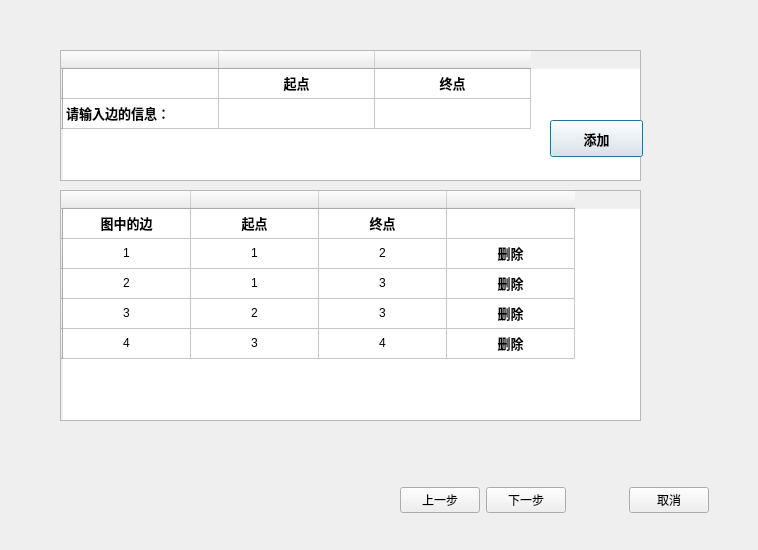
<?xml version="1.0" encoding="UTF-8"?>
<ui version="4.0">
 <class>Dialog5</class>
 <widget class="QDialog" name="Dialog5">
  <property name="geometry">
   <rect>
    <x>0</x>
    <y>0</y>
    <width>758</width>
    <height>550</height>
   </rect>
  </property>
  <property name="windowTitle">
   <string>导航窗口5</string>
  </property>
  <widget class="QTableWidget" name="tableWidget">
   <property name="geometry">
    <rect>
     <x>60</x>
     <y>50</y>
     <width>581</width>
     <height>131</height>
    </rect>
   </property>
   <property name="rowCount">
    <number>2</number>
   </property>
   <property name="columnCount">
    <number>3</number>
   </property>
   <attribute name="horizontalHeaderDefaultSectionSize">
    <number>156</number>
   </attribute>
   <row>
    <property name="text">
     <string/>
    </property>
   </row>
   <row>
    <property name="text">
     <string/>
    </property>
   </row>
   <column>
    <property name="text">
     <string/>
    </property>
   </column>
   <column>
    <property name="text">
     <string/>
    </property>
   </column>
   <column>
    <property name="text">
     <string/>
    </property>
   </column>
   <item row="0" column="1">
    <property name="text">
     <string>起点</string>
    </property>
    <property name="font">
     <font>
      <family>宋体</family>
      <pointsize>10</pointsize>
      <weight>75</weight>
      <bold>true</bold>
     </font>
    </property>
    <property name="textAlignment">
     <set>AlignCenter</set>
    </property>
   </item>
   <item row="0" column="2">
    <property name="text">
     <string>终点</string>
    </property>
    <property name="font">
     <font>
      <family>宋体</family>
      <pointsize>10</pointsize>
      <weight>75</weight>
      <bold>true</bold>
     </font>
    </property>
    <property name="textAlignment">
     <set>AlignCenter</set>
    </property>
   </item>
   <item row="1" column="0">
    <property name="text">
     <string>请输入边的信息：</string>
    </property>
    <property name="font">
     <font>
      <family>宋体</family>
      <pointsize>10</pointsize>
      <weight>75</weight>
      <bold>true</bold>
     </font>
    </property>
   </item>
  </widget>
  <widget class="QPushButton" name="pushButton">
   <property name="geometry">
    <rect>
     <x>550</x>
     <y>120</y>
     <width>93</width>
     <height>37</height>
    </rect>
   </property>
   <property name="font">
    <font>
     <family>宋体</family>
     <pointsize>10</pointsize>
     <weight>75</weight>
     <bold>true</bold>
    </font>
   </property>
   <property name="text">
    <string>添加</string>
   </property>
  </widget>
  <widget class="QTableWidget" name="tableWidget_2">
   <property name="geometry">
    <rect>
     <x>60</x>
     <y>190</y>
     <width>581</width>
     <height>231</height>
    </rect>
   </property>
   <attribute name="horizontalHeaderDefaultSectionSize">
    <number>128</number>
   </attribute>
   <row>
    <property name="text">
     <string/>
    </property>
   </row>
   <row>
    <property name="text">
     <string/>
    </property>
   </row>
   <row>
    <property name="text">
     <string/>
    </property>
   </row>
   <row>
    <property name="text">
     <string/>
    </property>
   </row>
   <row>
    <property name="text">
     <string/>
    </property>
   </row>
   <column>
    <property name="text">
     <string/>
    </property>
   </column>
   <column>
    <property name="text">
     <string/>
    </property>
   </column>
   <column>
    <property name="text">
     <string/>
    </property>
   </column>
   <column>
    <property name="text">
     <string/>
    </property>
   </column>
   <item row="0" column="0">
    <property name="text">
     <string>图中的边</string>
    </property>
    <property name="font">
     <font>
      <family>宋体</family>
      <pointsize>10</pointsize>
      <weight>75</weight>
      <bold>true</bold>
     </font>
    </property>
    <property name="textAlignment">
     <set>AlignCenter</set>
    </property>
   </item>
   <item row="0" column="1">
    <property name="text">
     <string>起点</string>
    </property>
    <property name="font">
     <font>
      <family>宋体</family>
      <pointsize>10</pointsize>
      <weight>75</weight>
      <bold>true</bold>
     </font>
    </property>
    <property name="textAlignment">
     <set>AlignCenter</set>
    </property>
   </item>
   <item row="0" column="2">
    <property name="text">
     <string>终点</string>
    </property>
    <property name="font">
     <font>
      <family>宋体</family>
      <pointsize>10</pointsize>
      <weight>75</weight>
      <bold>true</bold>
     </font>
    </property>
    <property name="textAlignment">
     <set>AlignCenter</set>
    </property>
   </item>
   <item row="1" column="0">
    <property name="text">
     <string>1</string>
    </property>
    <property name="textAlignment">
     <set>AlignCenter</set>
    </property>
   </item>
   <item row="1" column="1">
    <property name="text">
     <string>1</string>
    </property>
    <property name="textAlignment">
     <set>AlignCenter</set>
    </property>
   </item>
   <item row="1" column="2">
    <property name="text">
     <string>2</string>
    </property>
    <property name="textAlignment">
     <set>AlignCenter</set>
    </property>
   </item>
   <item row="1" column="3">
    <property name="text">
     <string>删除</string>
    </property>
    <property name="font">
     <font>
      <family>宋体</family>
      <pointsize>10</pointsize>
      <weight>75</weight>
      <bold>true</bold>
     </font>
    </property>
    <property name="textAlignment">
     <set>AlignCenter</set>
    </property>
   </item>
   <item row="2" column="0">
    <property name="text">
     <string>2</string>
    </property>
    <property name="textAlignment">
     <set>AlignCenter</set>
    </property>
   </item>
   <item row="2" column="1">
    <property name="text">
     <string>1</string>
    </property>
    <property name="textAlignment">
     <set>AlignCenter</set>
    </property>
   </item>
   <item row="2" column="2">
    <property name="text">
     <string>3</string>
    </property>
    <property name="textAlignment">
     <set>AlignCenter</set>
    </property>
   </item>
   <item row="2" column="3">
    <property name="text">
     <string>删除</string>
    </property>
    <property name="font">
     <font>
      <family>宋体</family>
      <pointsize>10</pointsize>
      <weight>75</weight>
      <bold>true</bold>
     </font>
    </property>
    <property name="textAlignment">
     <set>AlignCenter</set>
    </property>
   </item>
   <item row="3" column="0">
    <property name="text">
     <string>3</string>
    </property>
    <property name="textAlignment">
     <set>AlignCenter</set>
    </property>
   </item>
   <item row="3" column="1">
    <property name="text">
     <string>2</string>
    </property>
    <property name="textAlignment">
     <set>AlignCenter</set>
    </property>
   </item>
   <item row="3" column="2">
    <property name="text">
     <string>3</string>
    </property>
    <property name="textAlignment">
     <set>AlignCenter</set>
    </property>
   </item>
   <item row="3" column="3">
    <property name="text">
     <string>删除</string>
    </property>
    <property name="font">
     <font>
      <family>宋体</family>
      <pointsize>10</pointsize>
      <weight>75</weight>
      <bold>true</bold>
     </font>
    </property>
    <property name="textAlignment">
     <set>AlignCenter</set>
    </property>
   </item>
   <item row="4" column="0">
    <property name="text">
     <string>4</string>
    </property>
    <property name="textAlignment">
     <set>AlignCenter</set>
    </property>
   </item>
   <item row="4" column="1">
    <property name="text">
     <string>3</string>
    </property>
    <property name="textAlignment">
     <set>AlignCenter</set>
    </property>
   </item>
   <item row="4" column="2">
    <property name="text">
     <string>4</string>
    </property>
    <property name="textAlignment">
     <set>AlignCenter</set>
    </property>
   </item>
   <item row="4" column="3">
    <property name="text">
     <string>删除</string>
    </property>
    <property name="font">
     <font>
      <family>宋体</family>
      <pointsize>10</pointsize>
      <weight>75</weight>
      <bold>true</bold>
     </font>
    </property>
    <property name="textAlignment">
     <set>AlignCenter</set>
    </property>
   </item>
  </widget>
  <widget class="QWidget" name="horizontalLayoutWidget_2">
   <property name="geometry">
    <rect>
     <x>400</x>
     <y>460</y>
     <width>309</width>
     <height>80</height>
    </rect>
   </property>
   <layout class="QHBoxLayout" name="horizontalLayout_2">
    <item>
     <spacer name="horizontalSpacer">
      <property name="orientation">
       <enum>Qt::Horizontal</enum>
      </property>
      <property name="sizeHint" stdset="0">
       <size>
        <width>40</width>
        <height>20</height>
       </size>
      </property>
     </spacer>
    </item>
    <item>
     <widget class="QPushButton" name="pushButton_2">
      <property name="text">
       <string>上一步</string>
      </property>
     </widget>
    </item>
    <item>
     <widget class="QPushButton" name="pushButton_3">
      <property name="text">
       <string>下一步</string>
      </property>
     </widget>
    </item>
    <item>
     <spacer name="horizontalSpacer_2">
      <property name="orientation">
       <enum>Qt::Horizontal</enum>
      </property>
      <property name="sizeHint" stdset="0">
       <size>
        <width>100</width>
        <height>5</height>
       </size>
      </property>
     </spacer>
    </item>
    <item>
     <widget class="QPushButton" name="pushButton_4">
      <property name="text">
       <string>取消</string>
      </property>
     </widget>
    </item>
   </layout>
  </widget>
 </widget>
 <resources/>
 <connections>
  <connection>
   <sender>pushButton_4</sender>
   <signal>clicked()</signal>
   <receiver>Dialog5</receiver>
   <slot>close()</slot>
   <hints>
    <hint type="sourcelabel">
     <x>680</x>
     <y>492</y>
    </hint>
    <hint type="destinationlabel">
     <x>686</x>
     <y>438</y>
    </hint>
   </hints>
  </connection>
 </connections>
</ui>
